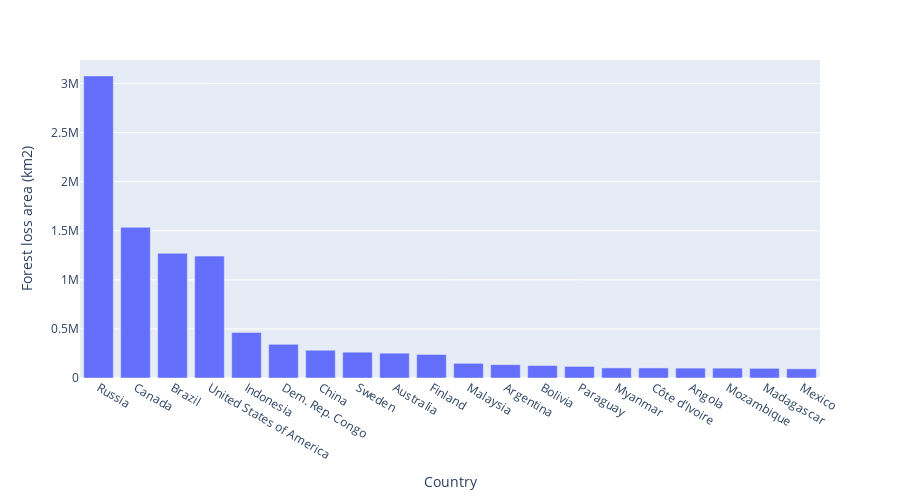

Notebook source saved alongside this figure:
### Code cell
# Create a bar chart to visualize the forest loss area by country
geemap.bar_chart(
    'data/treeloss.csv', x = 'NAME', y = 'sum', max_rows = 20, x_label = 'Country', y_label = 'Forest loss area (km2)'
)

### Figure 1 — Plotly figure (JSON) as saved in the notebook; plotly's stock layout.template omitted (floating-point values rounded to 4 significant figures)
{"data": [{"alignmentgroup": "True", "hovertemplate": "Country=%{x}<br>Forest loss area (km2)=%{y}<extra></extra>", "legendgroup": "", "marker": {"color": "#636efa", "pattern": {"shape": ""}}, "name": "", "offsetgroup": "", "orientation": "v", "showlegend": false, "textposition": "auto", "type": "bar", "x": ["Russia", "Canada", "Brazil", "United States of America", "Indonesia", "Dem. Rep. Congo", "China", "Sweden", "Australia", "Finland", "Malaysia", "Argentina", "Bolivia", "Paraguay", "Myanmar", "Côte d'Ivoire", "Angola", "Mozambique", "Madagascar", "Mexico"], "xaxis": "x", "y": [3079000.0, 1535000.0, 1271000.0, 1242000.0, 463900.0, 342800.0, 283000.0, 263000.0, 253000.0, 240000.0, 149500.0, 136000.0, 126800.0, 118100.0, 102900.0, 102600.0, 100800.0, 100400.0, 98440.0, 93610.0], "yaxis": "y"}], "layout": {"barmode": "group", "height": 500, "legend": {"tracegroupgap": 0}, "margin": {"t": 60}, "xaxis": {"anchor": "y", "domain": [0, 1], "title": {"text": "Country"}}, "yaxis": {"anchor": "x", "domain": [0, 1], "title": {"text": "Forest loss area (km2)"}}}}
